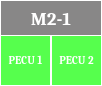
     <widget class="QFrame" name="m2_pecu_frame">
      <property name="geometry">
       <rect>
        <x>300</x>
        <y>120</y>
        <width>102</width>
        <height>86</height>
       </rect>
      </property>
      <property name="styleSheet">
       <string notr="true">background-color: rgba(255, 255, 255, 0);
border: 1px solid rgb(255, 255, 255);
border-radius: 0px;</string>
      </property>
      <property name="frameShape">
       <enum>QFrame::StyledPanel</enum>
      </property>
      <property name="frameShadow">
       <enum>QFrame::Raised</enum>
      </property>
      <widget class="QLabel" name="m2_header">
       <property name="geometry">
        <rect>
         <x>0</x>
         <y>0</y>
         <width>102</width>
         <height>36</height>
        </rect>
       </property>
       <property name="font">
        <font>
         <family>Cambria</family>
         <pointsize>14</pointsize>
         <weight>75</weight>
         <bold>true</bold>
        </font>
       </property>
       <property name="styleSheet">
        <string notr="true">color: rgb(255, 255, 255);
background-color: rgba(98, 97, 97, 193);
border: 1px solid rgb(255, 255, 255);
border-radius: 0;
</string>
       </property>
       <property name="text">
        <string>M2-1</string>
       </property>
       <property name="alignment">
        <set>Qt::AlignCenter</set>
       </property>
      </widget>
      <widget class="QLabel" name="m2_pecu_1">
       <property name="geometry">
        <rect>
         <x>0</x>
         <y>35</y>
         <width>51</width>
         <height>51</height>
        </rect>
       </property>
       <property name="font">
        <font>
         <family>Cambria</family>
         <pointsize>8</pointsize>
         <weight>75</weight>
         <bold>true</bold>
        </font>
       </property>
       <property name="styleSheet">
        <string notr="true">color: rgb(255, 255, 255);
background-color: rgba(13, 255, 0, 178);
border: 1px solid rgb(255, 255, 255);
border-radius: 0;
</string>
       </property>
       <property name="text">
        <string>PECU 1</string>
       </property>
       <property name="alignment">
        <set>Qt::AlignCenter</set>
       </property>
      </widget>
      <widget class="QLabel" name="m2_pecu_2">
       <property name="geometry">
        <rect>
         <x>51</x>
         <y>35</y>
         <width>51</width>
         <height>51</height>
        </rect>
       </property>
       <property name="font">
        <font>
         <family>Cambria</family>
         <pointsize>8</pointsize>
         <weight>75</weight>
         <bold>true</bold>
        </font>
       </property>
       <property name="styleSheet">
        <string notr="true">color: rgb(255, 255, 255);
background-color: rgba(13, 255, 0, 178);
border: 1px solid rgb(255, 255, 255);
border-radius: 0;
</string>
       </property>
       <property name="text">
        <string>PECU 2</string>
       </property>
       <property name="alignment">
        <set>Qt::AlignCenter</set>
       </property>
      </widget>
     </widget>
